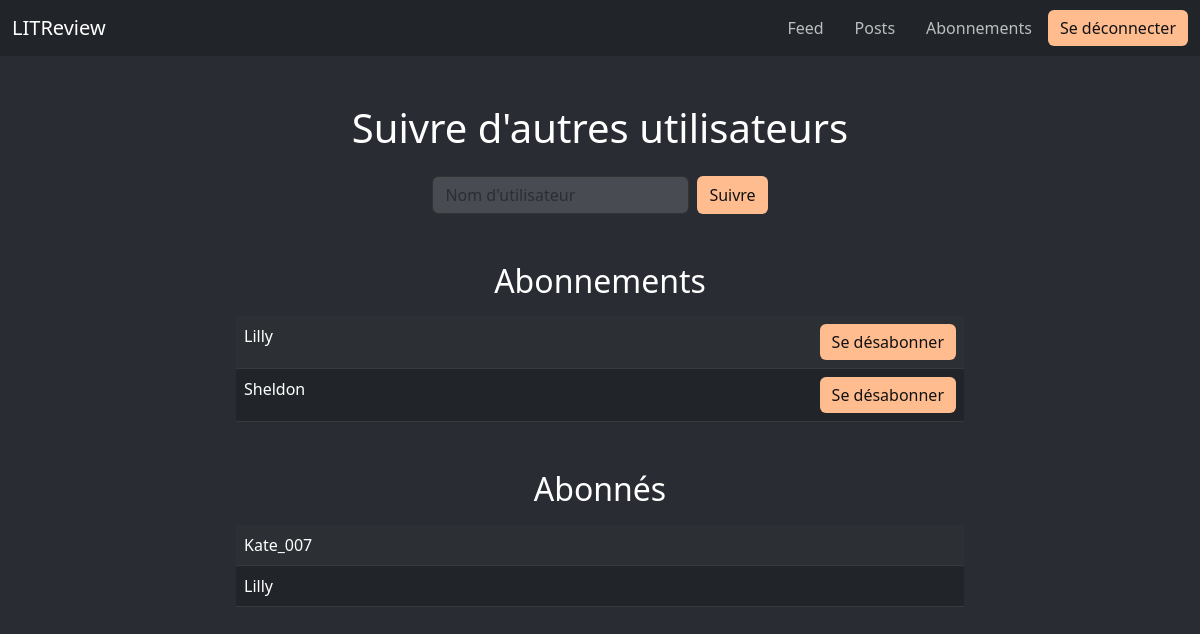
Before: /manage-follows/ (signed in) with the older database file.
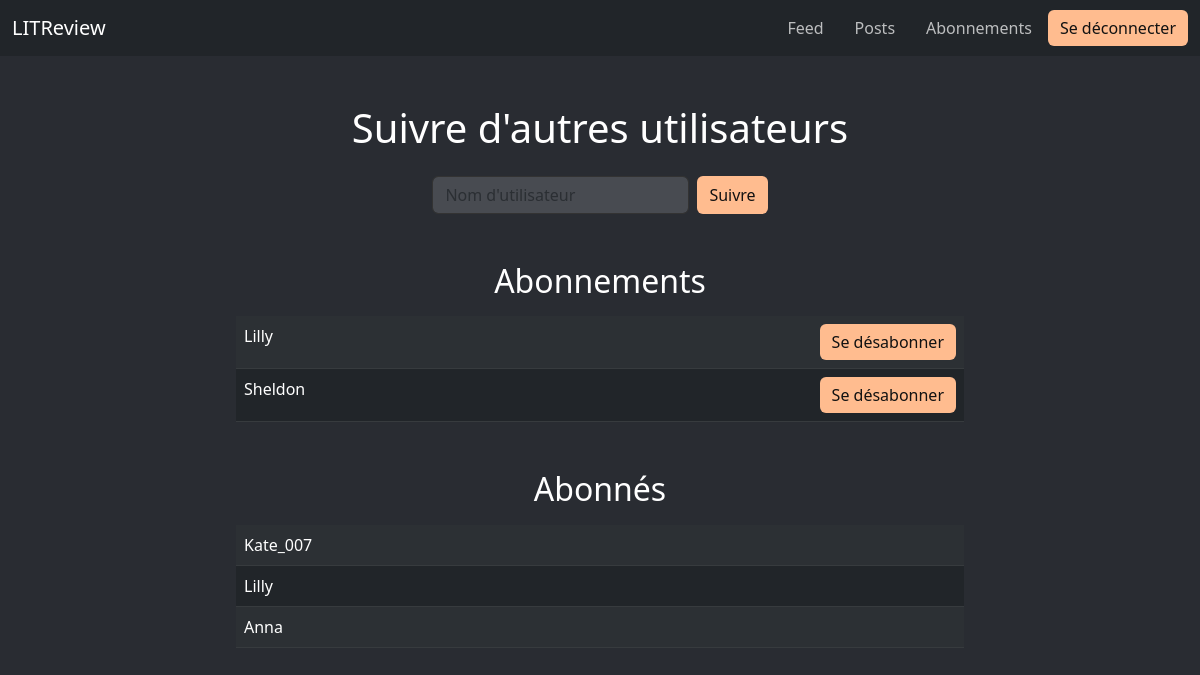
After: the same page with the newer database file.
### authentication/models.py (models this page shows)
class UserFollows(models.Model):
    user = models.ForeignKey(User, on_delete=models.CASCADE, related_name='following')
    followed_user = models.ForeignKey(User, on_delete=models.CASCADE, related_name='followed_by')
    class Meta:
        unique_together = ('user', 'followed_user',)

class User(AbstractUser):
    pass

### authentication/views.py (the view, shortened to what this page needs)
# urls.py: path('manage-follows/', authentication.views.manage_follows, name='manage_follows'),
@login_required
def manage_follows(request):
    following = request.user.following.all()
    followers = request.user.followed_by.all()
    return render(request, 'authentication/manage_follows.html', {
        'following': following,
        'followers': followers,
    })

### reviews/context_processors.py (called while the page is built)
def previous_url(request):
    return {
        'previous_url': request.META.get('HTTP_REFERER', '/')
    }

### authentication/templates/authentication/manage_follows.html (shortened to what this page needs)
{% extends 'base.html' %}
{% block content %}
<div class="container mt-5">
    <h1 class="text-center mb-4">Suivre d'autres utilisateurs</h1>
    <div class="d-flex justify-content-center mb-5">
        <form method="post" class="d-flex justify-content-center" aria-label="Formulaire pour suivre un nouvel utilisateur">
            <input type="text" id="username" name="username" class="form-control me-2" placeholder="Nom d'utilisateur" required aria-required="true">
            <button type="submit" class="btn btn-custom" aria-label="Suivre l'utilisateur">
                Suivre
            </button>
        </form>
    </div>
    <div class="mb-5">
        <h2 class="text-center mb-3">Abonnements</h2>
        <div class="col-md-8 offset-md-2">
            {% if following %}
            <table class="table table-dark table-striped" aria-label="Liste de vos abonnements">
                <tbody>
                    {% for user in following %}
                    <tr>
                        <td>{{ user.followed_user.username }}</td>
                        <td class="text-end">
                            <form method="post" action="{% url 'unsubscribe' user.followed_user.id %}" aria-label="Formulaire pour se désabonner de {{ user.followed_user.username }}">
                                <button type="submit" class="btn btn-custom" aria-label="Se désabonner de {{ user.followed_user.username }}">
                                    Se désabonner
                                </button>
                            </form>
                        </td>
                    </tr>
                    {% endfor %}
                </tbody>
            </table>
            {% else %}
                <p class="text-center" role="status">Vous n'avez pas encore d'abonnements.</p>
            {% endif %}
        </div>
    </div>
    <div class="mb-5">
        <h2 class="text-center mb-3">Abonnés</h2>
        <div class="col-md-8 offset-md-2">
            {% if followers %}
            <table class="table table-dark table-striped" aria-label="Liste de vos abonnés">
                <tbody>
                    {% for user in followers %}
                    <tr>
                        <td>{{ user.user.username }}</td>
                    </tr>
                    {% endfor %}
                </tbody>
            </table>
            {% else %}
                <p class="text-center" role="status">Vous n'avez pas encore d'abonnés.</p>
            {% endif %}
        </div>
    </div>
</div>
{% endblock %}

### templates/base.html (shortened to what this page needs)
<!DOCTYPE html>
<html lang="fr">
  <head>
    <link
      href="https://cdn.jsdelivr.net/npm/bootstrap@5.3.0/dist/css/bootstrap.min.css"
      rel="stylesheet"
    />
  </head>
  <body>
    <nav class="navbar navbar-expand-lg navbar-dark bg-dark">
        <div class="container-fluid">
            <div class="d-flex w-100 justify-content-between align-items-center">
              <div class="mx-auto text-center">
                <a href="{% url 'feed' %}" style="text-decoration: none; color: inherit;">
                    <span class="navbar-brand mb-0 h1">LITReview</span>
                </a>
            </div>
        <div
          class="collapse navbar-collapse justify-content-end order-1 order-lg-1"
        >
          {% if user.is_authenticated %}
          <ul class="navbar-nav me-2">
            <li class="nav-item">
              <a class="nav-link" href="{% url 'feed' %}">Feed</a>
            </li>
            <li class="nav-item">
              <a class="nav-link" href="{% url 'user_posts' %}">Posts</a>
            </li>
            <li class="nav-item">
              <a class="nav-link" href="{% url 'manage_follows'%}">Abonnements</a>
            </li>
          </ul>
          <form method="POST" action="{% url 'logout' %}" class="d-inline">
            <button type="submit" class="btn btn-custom">Se déconnecter</button>
          </form>
          {% endif %}
        </div>
      </div>
    </nav>
    <div class="container mt-4">{% block content %} {% endblock %}</div>
  </body>
</html>

### templates/base.html (style rules this page uses)
body { background-color: #292c32; color: #ffffff; }
.navbar-dark .navbar-nav .nav-link { color: rgba(255, 255, 255, 0.7); }
.navbar-nav { flex-direction: row; }
.navbar-brand { flex: 1; }
.navbar-collapse { justify-content: center; }
.navbar-nav .nav-item { margin-left: 15px; }
.btn-custom { background-color: #FFBC8F; color: #121212; border: none; }
.form-control { background-color: #484b51; color: #ffffff; border: 1px solid #333; }

Changed rows visible on the page:
added UserFollows: user.username "Anna", shown under "Abonnés"
